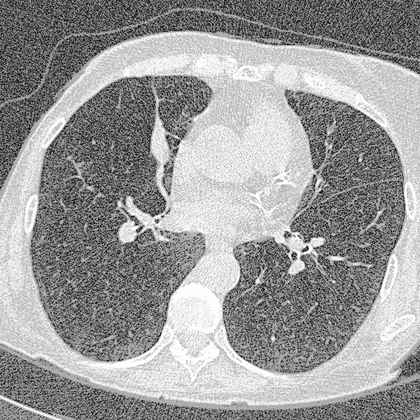
%> input picture Lecture Scripts/LungCtSlice.tif, 420 x 420 px, shrunk from 512 x 512 before the run
$ octave Snippet_18_Two_Level_MAP_Segmentation.m   (GNU Octave 9; MATLAB toolbox functions it lacks are replaced by stand-ins)
%> lines starting %> are read from the running program, lines starting %| are printed output that depends on the picture; in (x1, y1, x2, y2) boxes, pixels count from 0 and x2, y2 are one past the last pixel; in counts of white or black regions, pixels touching at a corner belong together; the program's own positions count from 1
% Clear the command window.
clc;
% Close all open figure windows.
close all;
% Clear all variables from the workspace.
clear all;

% --- Parameter Definition ---
% Define the number of Gaussian classes for the mixture model.
numClasses = 2;
% Define the number of EM iterations.
numEmIterations = 50;
% Initialize the EM means with reasonable starting guesses.
gaussianMeans = [100, 200];
% Initialize the EM variances with reasonable starting guesses.
gaussianVariances = [1000, 1000];
% Initialize the EM class priors.
classPriors = [0.5, 0.5];

% Define the single-site clique potential parameter.
beta0 = -2;
% Define the horizontal pair clique potential parameter.
betaH = -2;
% Define the vertical pair clique potential parameter.
betaV = -2;
% Define the number of MAP iterations.
numIterations = 100;

% --- Data Loading ---
% Load the real test CT image and convert to double precision.
testImage = double(imread("LungCtSlice.tif"));
%> testImage: size 420x420 double; min 0, max 255, mean 154.6; mean of the top-left, top-right, bottom-left and bottom-right quarters 134.5, 165.1, 158.3, 160.5
% Load the expert ground truth mask.
rawMask = imread("LungCtMask.tif");
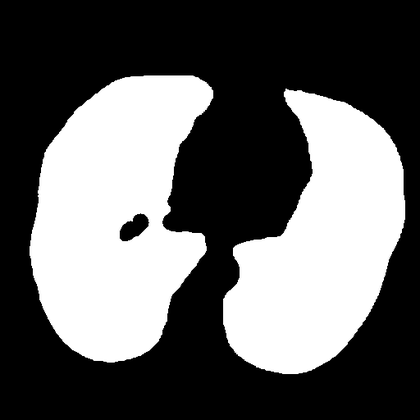
%> input picture Lecture Scripts/LungCtMask.tif, 420 x 420 px, shrunk from 512 x 512 before the run
%> rawMask is the input picture: size 420x420 uint8; min 0, max 255, mean 97.5

% Check if the mask is an RGB image with three color channels.
if (size(rawMask, 3) == 3)
    % Extract the blue color channel from the mask.
    blueChannel = rawMask(:, :, 3);
    % Extract the red color channel from the mask.
    redChannel = rawMask(:, :, 1);
    % Extract the green color channel from the mask.
    greenChannel = rawMask(:, :, 2);
    % Create a logical mask for the blue regions representing the lungs.
    groundTruthMask = (blueChannel > 128) & (redChannel < 128) & (greenChannel < 128);
else
    % Create a logical mask for the lungs assuming white pixels.
    groundTruthMask = rawMask > 128;
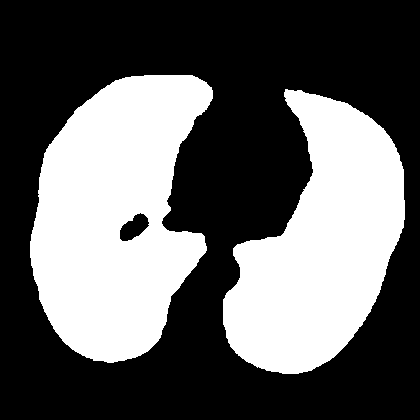
%> groundTruthMask: size 420x420 logical; 38.2% white; 2 white regions, box (x1, y1, x2, y2) and area: (30, 75, 213, 363) 36340, (223, 89, 405, 374) 31091
    % End the mask type check.
end

% --- Intensity Model Estimation (EM Algorithm) ---
% Flatten the image to run the EM algorithm for intensity model estimation.
imageVector = testImage(:);

% Run a fixed number of EM iterations to estimate the intensity model parameters.
%> (the run ends here)
